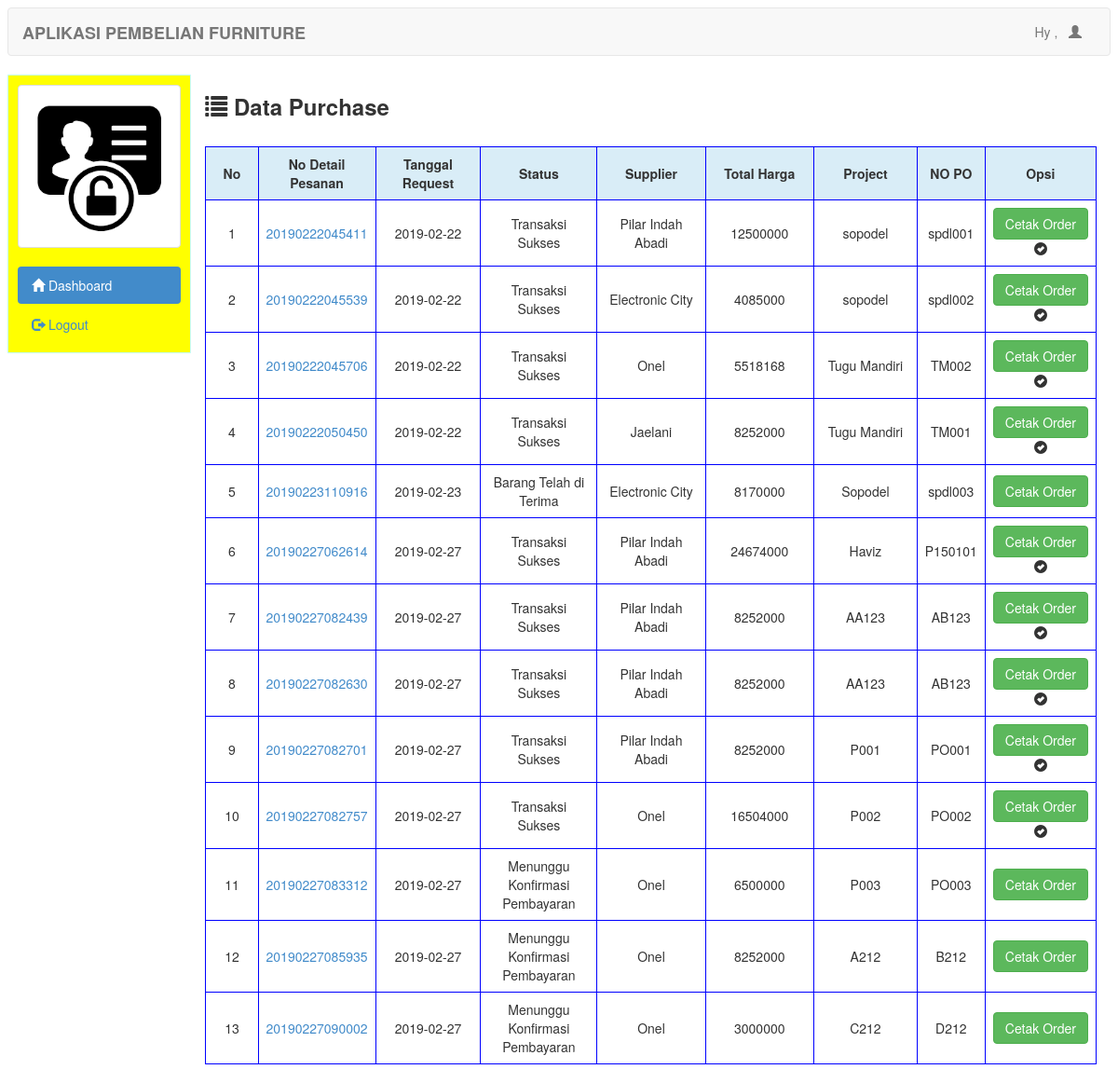
Page /admin/purchasemasukadmin.php on the committed database.
### tables this page shows
CREATE TABLE `request` (
  `no_faktur` varchar(20) NOT NULL,
  `total_harga` int(11) NOT NULL,
  `tgl_request` date NOT NULL,
  `status` varchar(50) NOT NULL,
  `id` int(11) NOT NULL,
  `no_rek` varchar(20) NOT NULL,
  `nm_bank` varchar(20) NOT NULL,
  `no_voucher` varchar(20) NOT NULL,
  `tgl_tr` date NOT NULL,
  `jam_tr` time NOT NULL,
  `project` varchar(50) NOT NULL,
  `no_po` varchar(7) NOT NULL,
  `no_invoice` varchar(10) NOT NULL,
  `tgl_inv` date NOT NULL
);

CREATE TABLE `tbl_supplier` (
  `id_supplier` int(11) NOT NULL,
  `nama_supplier` varchar(50) NOT NULL,
  `telepon` varchar(12) NOT NULL,
  `alamat` varchar(200) NOT NULL
);

### admin/purchasemasukadmin.php (the view)
<?php include 'header.php'; ?>
<h3><span class="glyphicon glyphicon-list"></span><strong> Data Purchase </strong></h3>
<br/>
<table class="table table-bordered">
	<tr class="info">
		<th class="col-md-1">No</th>
		<th class="col-md-1">No Detail Pesanan</th>
		<th class="col-md-2">Tanggal Request</th>
		<th class="col-md-2">Status</th>
		<th class="col-md-2">Supplier</th>
		<th class="col-md-2">Total Harga</th>
		<th class="col-md-2">Project</th>
        <th class="col-md-2">NO PO</th>
		<th class="col-md-2">Opsi</th>
	</tr>
	<?php
		$brg=mysql_query("SELECT * FROM request, tbl_supplier WHERE request.id=tbl_supplier.id_supplier");
	$no=1;
	while($b=mysql_fetch_array($brg)){
		?>
		<tr>
			<td><?php echo $no++ ?></td>
			<td><a href="detailpurchase.php?id=<?php echo $b['no_faktur'] ?>"><?php echo $b['no_faktur'] ?></a></td>
			<td><?php echo $b['tgl_request'] ?></td>
			<td><?php echo $b['status'] ?></td>
			<td><?php echo $b['nama_supplier'] ?></td>
			<td><?php echo $b['total_harga'] ?></td>
			<td><?php echo $b['project'] ?></td>
            <td><?php echo $b['no_po'] ?></td>
			<td>
            <a href="cetakorder.php?id=<?php echo $b['no_faktur']; ?>" target="_blank" class="btn btn-success">Cetak Order</a>
				<?php
					if($b['status']=='Tunggu Konfirmasi Admin'){
 				?>
				<a onclick="if(confirm('Apakah anda yakin ingin Konfirmasi data ini ??')){ location.href='konfirmasipurchaseadmin.php?id=<?php echo $b['no_faktur']; ?>' }" class="btn btn-danger">Konfirmasi</a>
				<?php }else if($b['status']=='Telah di Konfirmasi Admin'){ ?>
				<i class="glyphicon glyphicon-ok"></i>
			<?php }else if($b['status']=='Transaksi Sukses'){ ?>
			<i class="glyphicon glyphicon-ok-sign"></i>
				<?php } ?>
			</td>
		</tr>
		<?php
	}
	?>
</table>
<?php
include 'footer.php';
?>

### rows in the picture
request: no_faktur "20190222045411", tgl_request "2019-02-22", status "Transaksi Sukses", tbl_supplier.nama_supplier "Pilar Indah Abadi", total_harga "12500000", project "sopodel", no_po "spdl001"
request: no_faktur "20190222045539", tgl_request "2019-02-22", status "Transaksi Sukses", tbl_supplier.nama_supplier "Electronic City", total_harga "4085000", project "sopodel", no_po "spdl002"
request: no_faktur "20190222045706", tgl_request "2019-02-22", status "Transaksi Sukses", tbl_supplier.nama_supplier "Onel", total_harga "5518168", project "Tugu Mandiri", no_po "TM002"
request: no_faktur "20190222050450", tgl_request "2019-02-22", status "Transaksi Sukses", tbl_supplier.nama_supplier "Jaelani", total_harga "8252000", project "Tugu Mandiri", no_po "TM001"
request: no_faktur "20190223110916", tgl_request "2019-02-23", status "Barang Telah di Terima", tbl_supplier.nama_supplier "Electronic City", total_harga "8170000", project "Sopodel", no_po "spdl003"
request: no_faktur "20190227062614", tgl_request "2019-02-27", status "Transaksi Sukses", tbl_supplier.nama_supplier "Pilar Indah Abadi", total_harga "24674000", project "Haviz", no_po "P150101"
request: no_faktur "20190227082439", tgl_request "2019-02-27", status "Transaksi Sukses", tbl_supplier.nama_supplier "Pilar Indah Abadi", total_harga "8252000", project "AA123", no_po "AB123"
request: no_faktur "20190227082630", tgl_request "2019-02-27", status "Transaksi Sukses", tbl_supplier.nama_supplier "Pilar Indah Abadi", total_harga "8252000", project "AA123", no_po "AB123"
request: no_faktur "20190227082701", tgl_request "2019-02-27", status "Transaksi Sukses", tbl_supplier.nama_supplier "Pilar Indah Abadi", total_harga "8252000", project "P001", no_po "PO001"
request: no_faktur "20190227082757", tgl_request "2019-02-27", status "Transaksi Sukses", tbl_supplier.nama_supplier "Onel", total_harga "16504000", project "P002", no_po "PO002"
request: no_faktur "20190227083312", tgl_request "2019-02-27", status "Menunggu Konfirmasi Pembayaran", tbl_supplier.nama_supplier "Onel", total_harga "6500000", project "P003", no_po "PO003"
request: no_faktur "20190227085935", tgl_request "2019-02-27", status "Menunggu Konfirmasi Pembayaran", tbl_supplier.nama_supplier "Onel", total_harga "8252000", project "A212", no_po "B212"
request: no_faktur "20190227090002", tgl_request "2019-02-27", status "Menunggu Konfirmasi Pembayaran", tbl_supplier.nama_supplier "Onel", total_harga "3000000", project "C212", no_po "D212"
